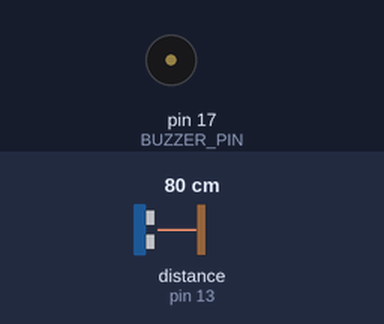
Bench run of a sketch on a simulated Arduino Uno, built with avr-gcc and run on an emulated ATmega328P. On the bench: buzzer (waves = sounding, pin HIGH). Wiring (inferred from the names in the program): ultrasonic range finder: trigger pin 12; echo pin 13. Inputs (shaded band) come from the test bench; at power-on: distance to the obstacle (sensor on pin 13) 80 cm. The echo pulse lasts 58.3 µs per cm; pins used as bus, display or sensor lines are not drawn; what the sketch prints to the serial monitor is not drawn.

Above: at 1.2 s.
1.3 s: distance to the obstacle (sensor on pin 13) set to 44 cm
3.2 s: distance to the obstacle (sensor on pin 13) set to 38 cm
At 4.4 s:
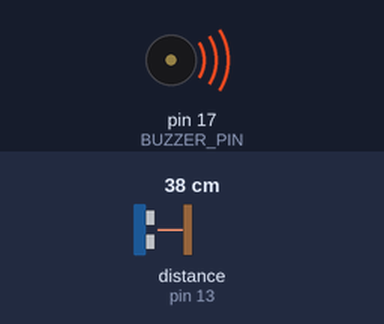
6.2 s: distance to the obstacle (sensor on pin 13) set to 9 cm
9.2 s: distance to the obstacle (sensor on pin 13) set to 7 cm
12.2 s: distance to the obstacle (sensor on pin 13) set to 4 cm
At 13.2 s:
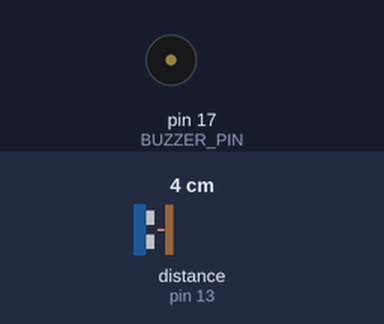
13.7 s: distance to the obstacle (sensor on pin 13) set to 35 cm
At 15.1 s:
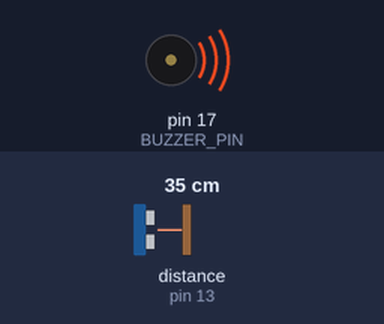
Timing chart, 0 to 17.4 s (numbered marks = the images above; inputs shaded):
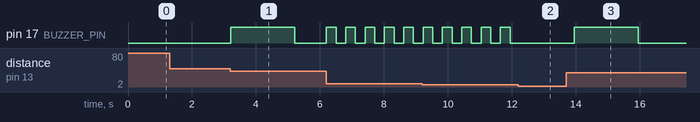

Measured:
- the behaviour switches between 42 and 41 cm on distance to the obstacle (sensor on pin 13) (found by bisection; images 0 and 1)
- the behaviour switches between 6 and 5 cm on distance to the obstacle (sensor on pin 13) (found by bisection; images 1 and 2)
- after the input at 3.2 s, pin 17 (BUZZER_PIN): LOW → HIGH at once, → LOW 2.0 s later
- after the input at 12.2 s, pin 17 (BUZZER_PIN): stops changing and stays LOW
- after the input at 13.7 s, pin 17 (BUZZER_PIN): LOW → HIGH after 0.25 s, → LOW 2.0 s later

The sketch:

Mappi32_Simple_Smart_Parking.ino
```cpp
#define pintrigger 12
#define pinecho 13
#define BUZZER_PIN 17

unsigned long buzzerMillis = 0; // Untuk pengaturan interval blinking
int buzzerState = LOW; // Status awal buzzer (OFF)

void setup() {
  pinMode(pintrigger, OUTPUT);
  pinMode(pinecho, INPUT);
  pinMode(BUZZER_PIN, OUTPUT);
  digitalWrite(BUZZER_PIN, LOW); // Pastikan buzzer mati saat awal
  Serial.begin(115200); // Inisialisasi Serial Monitor
}

void loop() {
  // Mengukur jarak menggunakan sensor ultrasonik
  long duration, distance;
  digitalWrite(pintrigger, LOW);
  delayMicroseconds(2);
  digitalWrite(pintrigger, HIGH);
  delayMicroseconds(10);
  digitalWrite(pintrigger, LOW);
  duration = pulseIn(pinecho, HIGH);
  distance = (duration * 0.034) / 2; // Menghitung jarak dalam cm

  // Menampilkan jarak ke Serial Monitor
  Serial.print("Distance: ");
  Serial.print(distance);
  Serial.println(" cm");

  // Mengatur interval blinking buzzer berdasarkan jarak
  unsigned long currentMillis = millis();
  int interval = 0; // Interval default

  if (distance <= 40 && distance >= 30) {
    // Jarak 30-40 cm -> Blinking setiap 1000 ms
    interval = 2000;
    Serial.println("HATI-HATI");
  } else if (distance < 30 && distance >= 20) {
    // Jarak 20-30 cm -> Blinking setiap 500 ms
    interval = 1000;
    Serial.println("AWAS! BERHENTI!");
  } else if (distance < 20 && distance >= 10) {
    // Jarak 10-20 cm -> Blinking setiap 100 ms
    interval = 500;
    Serial.println("STOP SEKARANG");
  } else if (distance < 10 && distance >= 5) {
    // Jarak 5-10 cm -> Blinking setiap 50 ms
    interval = 300;
    Serial.println("STOP SEKARANG! JARAK SEMPIT");
  } else {
    // Jika jarak di luar kondisi -> Buzzer OFF
    digitalWrite(BUZZER_PIN, LOW);
    buzzerState = LOW;
    Serial.println("Buzzer OFF");
    return; // Keluar dari fungsi loop untuk mematikan buzzer
  }

  // Logika blinking berdasarkan interval
  if (currentMillis - buzzerMillis >= interval) {
    buzzerMillis = currentMillis; // Perbarui waktu terakhir
    buzzerState = !buzzerState;   // Toggle buzzer state (ON/OFF)
    digitalWrite(BUZZER_PIN, buzzerState);
  }
}
```
